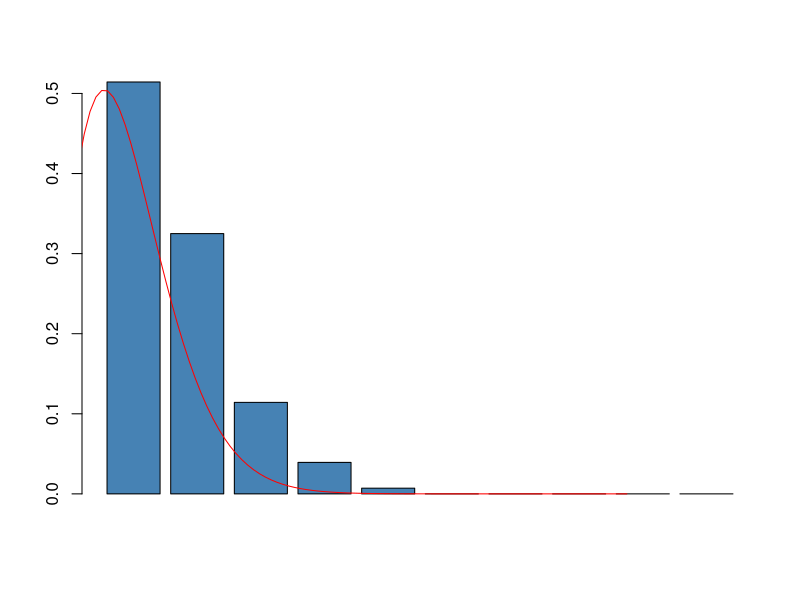

Write R code to recreate this figure.
#Input
prusHorse = read.csv("prussian_kick.csv", head=T)

#table, freqTable and freqDensTable
death = prusHorse[,3]
freqTable = as.vector(as.matrix(table(death)))
freqTable = append(freqTable, numeric(5))
print(freqTable)
freqDensTable = freqTable/sum(freqTable)
barplot(freqDensTable, col='steelblue')

#fit
library(MASS)
fitdistr(death, "poisson")
" lambda = 0.70 !!"

curve(exp(-0.7)*(0.7)^x/factorial(x), from=-1, to=10, add=T, col='red')

v = c(freqDensTable[1], dpois(0, 0.70), abs(freqDensTable[1] - dpois(0,0.70)))
for (i in 1:4){
    v <- append(v, c(freqDensTable[i+1], dpois(i, 0.70), abs(freqDensTable[i] - dpois(i,0.70))))
}
data = matrix(v,ncol=3, byrow=TRUE)
colnames(data) = c('Measured', 'Estimated', 'Absolute Error')
table = as.table(data)
print(table)

" I fought with this assignment for quite sometime trying to plot 
the poisson distribution with dpois - figured that dpois doesnt accept non 
integer values. had to plot it with the curve function! "

